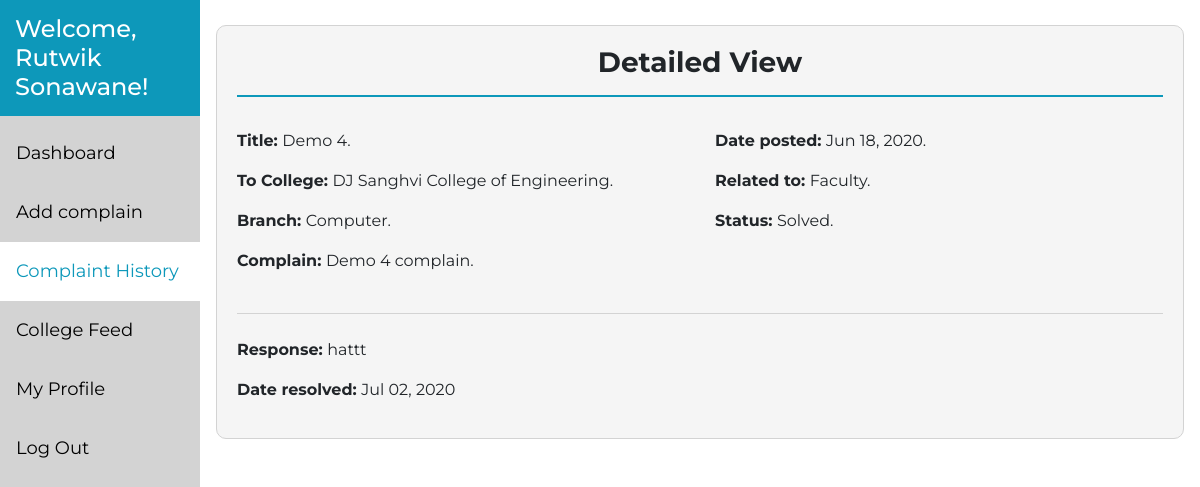
The app's page /studentComplainView/36/ (signed in) with its own data.
### grievance/models.py (models this page shows, shortened)
class Complain(models.Model):
    college_choices=(
        ('DJ Sanghvi College of Engineering','DJ Sanghvi College of Engineering'),
        ('KJ Somaiya College of Engineering','KJ Somaiya College of Engineering'),
        ('Thadomal Sahani College of Engineering','Thadomal Sahani College of Engineering'),
        ('Thakur College of Engineering','Thakur College of Engineering'),
        ('Atharva College of Engineering','Atharva College of Engineering'),
        ('Sardar Patel College of Engineering','Sardar Patel College of Engineering'),
        ('VJTI College of Engineering','VJTI College of Engineering'),
    )
    branch_choices=(
        ('Computer','Computer'),
        ('IT','IT'),
        ('EXTC','EXTC'),
        ('ELEX','ELEX'),
        ('Chemical','Chemical'),
        ('Production','Production'),
        ('Bio Med','Bio Med')
    )
    status_choices = {
        ('Pending', 'Pending'),
        ('In Progress', 'In Progress'),
        ('Viewed', 'Viewed'),
        ('Solved', 'Solved'),
        ('Rejected', 'Rejected')
    }
    related_to_choices={
        ('Management', 'Management'),
        ('Faculty', 'Faculty'),
        ('Security', 'Security'),
        ('Library', 'Library'),
        ('Canteen', 'Canteen')
    }
    complain_heading=models.CharField(max_length=300,default='')
    complain_content=models.TextField()
    receiver=models.ForeignKey(Admin,on_delete=models.CASCADE, null = True)
    sender=models.ForeignKey(Student,on_delete=models.CASCADE, null = True)
    college=models.CharField(max_length=300,default='',choices=college_choices)
    branch=models.CharField(max_length=300,blank='true', null='true',choices=branch_choices)
    date_posted =models.DateTimeField(default=timezone.now, null = True)
    date_resolved = models.CharField(default='', max_length = 40, null = True)
    status = models.CharField(choices = status_choices, default='Pending', max_length = 20)
    response = models.TextField(default='')
    related_to = models.CharField(choices = related_to_choices, default='', max_length = 20, verbose_name = 'Complain Related to')
    transfer = models.BooleanField(default=False)
    likes=models.ManyToManyField(User,related_name='complain')
    class Meta:
        ordering=['-date_posted']

### grievance/decorators.py (the view)
    def wrapper_func(request, *args, **kwargs):
        profile = Student.objects.filter(user = request.user).count()
        if profile == 0:
            return redirect('studentProfile')
        else:
            return view_func(request, *args, **kwargs)

### grievance/views.py (called while the page is built)
@login_required(login_url='/login/student/')
@student_required
@studentprofile_required
def studentComplainView(request,cid):
    complain=Complain.objects.get(id=cid)
    context={
        'complain':complain,
        'scomplains_active':'active'
    }
    return render(request,'grievance/studentComplainView.html',context)

### grievance/templates/grievance/studentComplainView.html (shortened to what this page needs)
{% extends 'grievance/base.html' %}
{% load crispy_forms_tags %}
{% block content %}
{% include 'grievance/studentsidebar.html' %}
<div class="content"><br>
    <div class="card">
        <h3 style="font-weight: bold;padding-bottom: 15px;border-bottom: 2px solid #0D98BA ;text-align: center;">Detailed View</h3><br>
        <div class="row">
            <div class="col-12 col-md-6"><p ><span style="font-weight: bold;">Title: </span>{{complain.complain_heading}}.</p></div>
            <div class="col-12 col-md-6"><p class=""><span style="font-weight: bold;">Date posted: </span>{{complain.date_posted|date:"M d, Y"}}.</p></div>
        </div>
        <div class="row">
            <div class="col-12 col-md-6"><p ><span style="font-weight: bold;">To College: </span>{{complain.college}}.</p></div>
            <div class="col-12 col-md-6"><p class=""><span style="font-weight: bold;">Related to: </span>{{complain.related_to}}.</p></div>
        </div>
        <div class="row">
            <div class=" col-6"><p ><span style="font-weight: bold;">Branch: </span>{{complain.branch}}.</p></div>
            <div class="col-6 "><p class=""><span style="font-weight: bold;">Status: </span>{{complain.status}}.</p></div>
        </div>
        <div class="row" style="">
            <div class=" col-12"><p ><span style="font-weight: bold;">Complain: </span>{{complain.complain_content}}.</p></div>
        </div><br>
        <div class="" style="border-bottom: 1px solid lightgray;"></div><br>
        <div class="row">
        <div class="col-12 " style=""><p ><span style="font-weight: bold;">Response: </span><span>
            {% if complain.response %}
             {{complain.response}}
             {% if complain.status == 'Solved' or complain.status == 'Rejected' %}
             <p><span style="font-weight: bold;">Date resolved: </span>{{complain.date_resolved}}</p>
             {% endif %}
            {% else %}
            No response yet.
            {% endif %}
        </span>
        </p>
        </div>
    </div>
    </div><br>
</div>
{% endblock %}

### grievance/templates/grievance/studentsidebar.html (shortened to what this page needs)
<div class="" style="">
  <div class="sidebar">
      <h4 >Welcome, {{user.first_name}} {{user.last_name}}!</h4>
      <a  href={% url 'studentdashboard' %} class='{{studentdashboard_active}}'>Dashboard</a>
      <a href={% url "addComplain" %} class='{{addcomplain_active}}'>Add complain</a>
      <a href={% url "previousComplaints" %} class='{{scomplains_active}}'>Complaint History</a>
      <a href={% url "collegefeed" %} class='{{collegefeed_active}}'>College Feed</a>
      <a href={% url "studentProfileView" %} class='{{sprofile_active}}'>My Profile</a>
      <a href='myModal69' data-toggle="modal" data-target="#myModal69">Log Out</a>
    </div>
</div>

### grievance/templates/grievance/base.html (style rules this page uses)
.card { padding: 20px; animation-delay: 0.8s; border: 1px solid lightgray; background-color: whitesmoke; border-radius: 10px; }
body { background-color: white; font-family: 'Montserrat', sans-serif; height: 100%; }
html { font-size: 1rem; }

### grievance/templates/grievance/studentsidebar.html (style rules this page uses)
.sidebar { margin: 0; padding: 0; width: 200px; background-color:lightgray; position: fixed; height: 760px; overflow: auto; }
.sidebar a { display: block; color: black; padding: 16px; text-decoration: none; font-size: 18px; }
.sidebar h4 { display: block; color: white; padding: 15px; background-color: #0D98BA; }
.sidebar a.active { background-color: white; color: #0D98BA; }
div.content { margin-left: 200px; padding: 1px 16px; }

### records on screen
Complain: complain_heading "Demo 4", date_posted "Jun 18, 2020", college "DJ Sanghvi College of Engineering", related_to "Faculty", branch "Computer", status "Solved", complain_content "Demo 4 complain", response "hattt", date_resolved "Jul 02, 2020"

### other values on screen
{{ user.first_name }} "Rutwik"
{{ user.last_name }} "Sonawane"
